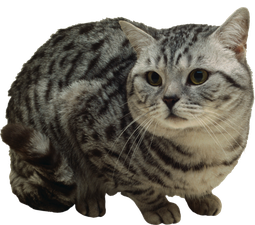
#> input picture GUI/Tkinter/cat_project/assets/frame0/image_1.png, 255 x 225 px
$ python Image2ASCII_app.py --input ../../GUI/Tkinter/cat_project/assets/frame0/image_1.png
#> lines starting #> are read from the running program, lines starting #| are printed output that depends on the picture
# conda activate allpy311

'''
python Image2ASCII_app.py --input image.jpg --width 80 --output ascii.txt --detailed
'''

import os
import argparse
from PIL import Image
import numpy as np

GSCALE_SIMPLE = "@%#*+=-:. "
GSCALE_EXTENDED = "$@B%8&WM#*oahkbdpqwmZO0QLCJUYXzcvunxrjft/\\|()1{}[]?-_+~i!lI;:,\"^`'. "

def avg_brightness(tile):
    return np.array(tile).mean()

def image_to_ascii(image_path, cols=80, more_levels=False):
#> called with cols = 80, more_levels = False
    image = Image.open(image_path).convert('L')
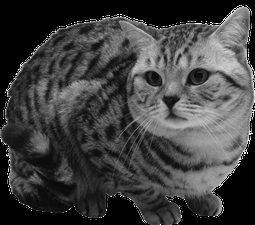
#> image: PIL image 255x225 L; min 0, max 255, mean 64
    W, H = image.size
#> W = 255; H = 225
    scale = 0.43  # поправка на соотношение символов в терминале
    w = W / cols
#> w = 3.19
    h = w / scale
#> h = 7.41
    rows = int(H / h)
#> rows = 30

    print(f"[ASCII] Рисунок: cols={cols}, rows={rows}")
#| [ASCII] Рисунок: cols=80, rows=30

    ascii_img = []
    gs = GSCALE_EXTENDED if more_levels else GSCALE_SIMPLE
    levels = len(gs)

    for row in range(rows):
        y1 = int(row * h)
        y2 = int((row + 1) * h) if row < rows - 1 else H
        line = ""
        for col in range(cols):
            x1 = int(col * w)
            x2 = int((col + 1) * w) if col < cols - 1 else W
            tile = image.crop((x1, y1, x2, y2))
            brightness = avg_brightness(tile)
            idx = int(brightness * (levels - 1) / 255)
            line += gs[idx]
        ascii_img.append(line)
#> after the loop, ascii_img = 30 items
    return ascii_img

def main():
    parser = argparse.ArgumentParser(description="ASCII Art Image Converter")
    parser.add_argument('--input', required=True, help='Путь к изображению')
    parser.add_argument('--width', '-w', type=int, default=80, help='Ширина в символах')
    parser.add_argument('--output', '-o', help='Выходной .txt файл (по умолчанию — stdout)')
    parser.add_argument('--detailed', action='store_true',
                        help='Использовать мелкую градацию (GSCALE_EXTENDED)')
    args = parser.parse_args()

    art = image_to_ascii(args.input, cols=args.width, more_levels=args.detailed)
#> art = 30 items
    if args.output:
        with open(args.output, 'w', encoding='utf-8') as f:
            f.write('\n'.join(art))
        print(f"✅ Сохранено в {args.output}")
    else:
        print()
        print('\n'.join(art))

if __name__ == "__main__":
    main()
